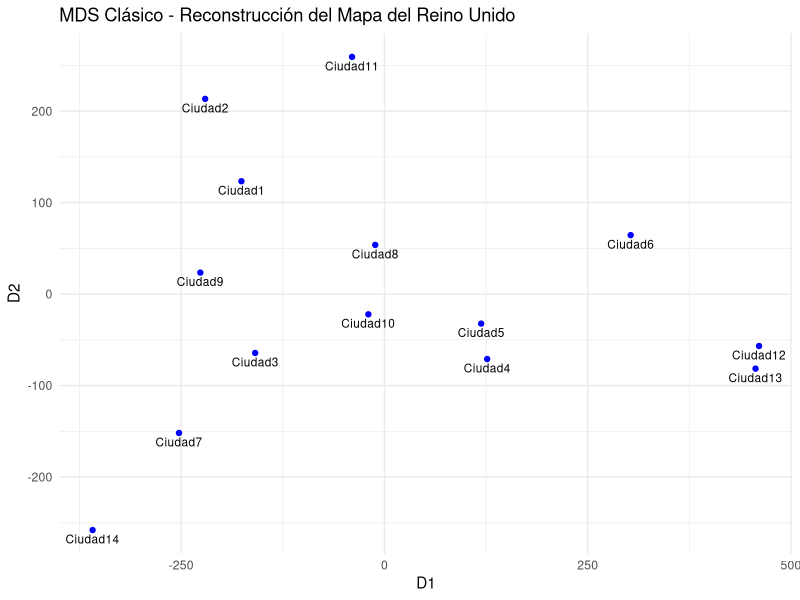

This chart was generated by the following R code: (Note: this script raises an error after producing the figure.)
# -------------------------------------------------------------------------
# Cargamos los paquetes necesarios
# -------------------------------------------------------------------------
library(ade4)     # Para verificar euclideanidad y ajuste con constante
library(vegan)    # Para NMDS
library(ggplot2)  # Para visualización

# -------------------------------------------------------------------------
# Cargamos la matriz de distancias
# -------------------------------------------------------------------------
# Leemos el archivo
distancias <- as.matrix(read.table("dist_ciudades_RU.txt"))
nombres_ciudades <- c("Ciudad1", "Ciudad2", "Ciudad3", "Ciudad4", "Ciudad5",
                      "Ciudad6", "Ciudad7", "Ciudad8", "Ciudad9", "Ciudad10",
                      "Ciudad11", "Ciudad12", "Ciudad13", "Ciudad14")

# Verificamos la estructura
print("Matriz de distancias cargada:")
print(distancias[1:3, 1:3]) # Muestra una submatriz 3x3

# -------------------------------------------------------------------------
# i. Escalamiento Multidimensional Clásico (MDS)
# -------------------------------------------------------------------------
mds_classic <- cmdscale(distancias, k = 2, eig = TRUE)

# Graficamos resultados
df_mds <- data.frame(
  D1 = mds_classic$points[,1],
  D2 = mds_classic$points[,2],
  Ciudad = nombres_ciudades
)

ggplot(df_mds, aes(x = D1, y = D2, label = Ciudad)) +
  geom_point(color = "blue") +
  geom_text(vjust = 1.5, size = 3) +
  ggtitle("MDS Clásico - Reconstrucción del Mapa del Reino Unido") +
  theme_minimal()

# -------------------------------------------------------------------------
# ii. Verificamos la Euclideanidad y ajustar con constante aditiva
# -------------------------------------------------------------------------
# Verificamos si la matriz es euclidiana
is_euclid <- is.euclid(distancias)
print(paste("¿La matriz es euclidiana?", is_euclid))

# Si no es euclidiana, calcular constante aditiva (método de Cailliez)
if (!is_euclid) {
  ajuste <- cailliez(distancias)
  dist_ajustada <- ajuste$adjusted
  print(paste("Constante aditiva:", ajuste$constant))
  
  # Aplicamos MDS a la matriz ajustada
  mds_ajustado <- cmdscale(dist_ajustada, k = 2, eig = TRUE)
  
  # Graficamos el resultado ajustado
  df_ajustado <- data.frame(
    D1 = mds_ajustado$points[,1],
    D2 = mds_ajustado$points[,2],
    Ciudad = nombres_ciudades
  )
  
  ggplot(df_ajustado, aes(x = D1, y = D2, label = Ciudad)) +
    geom_point(color = "red") +
    geom_text(vjust = 1.5, size = 3) +
    ggtitle("MDS con Constante Aditiva - Mapa Ajustado") +
    theme_minimal()
}

# -------------------------------------------------------------------------
# iii. Escalamiento Multidimensional No Métrico (NMDS)
# -------------------------------------------------------------------------
nmds_result <- metaMDS(distancias, k = 2, trymax = 100)

# Graficamos NMDS
df_nmds <- data.frame(
  NMDS1 = nmds_result$points[,1],
  NMDS2 = nmds_result$points[,2],
  Ciudad = nombres_ciudades
)

ggplot(df_nmds, aes(x = NMDS1, y = NMDS2, label = Ciudad)) +
  geom_point(color = "darkgreen") +
  geom_text(vjust = 1.5, size = 3) +
  ggtitle("NMDS - Reconstrucción No Métrica") +
  theme_minimal()

# Evaluamos stress (bondad de ajuste)
print(paste("Stress del NMDS:", nmds_result$stress))

# -------------------------------------------------------------------------
# Ya para finalizar hacemos una comparación de resultados
# -------------------------------------------------------------------------
# Los gráficos generados permiten comparar visualmente las configuraciones.
# El stress < 0.2 indica una buena representación en NMDS.
